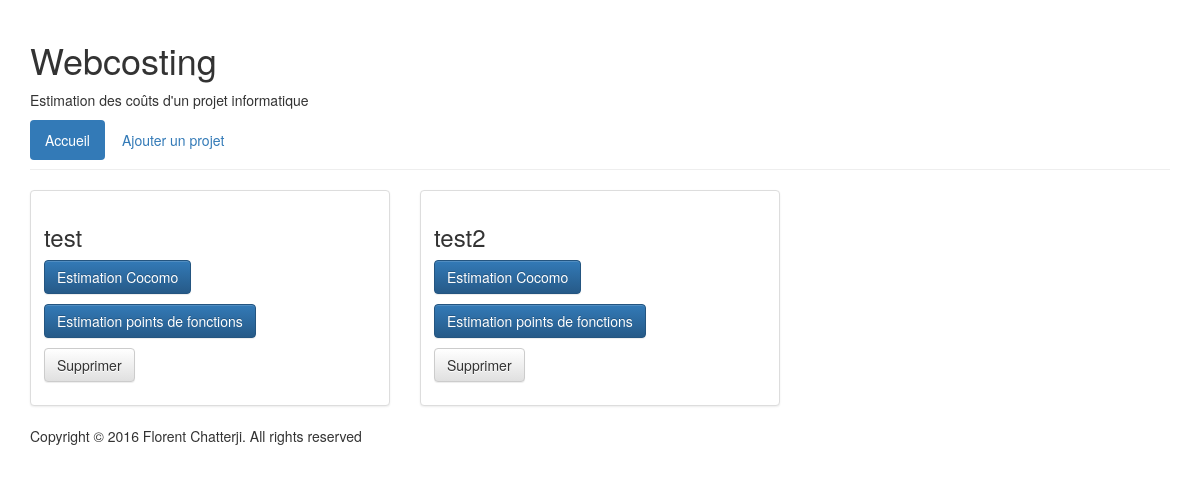
/webcosting/, run on an earlier commit of the app's database.
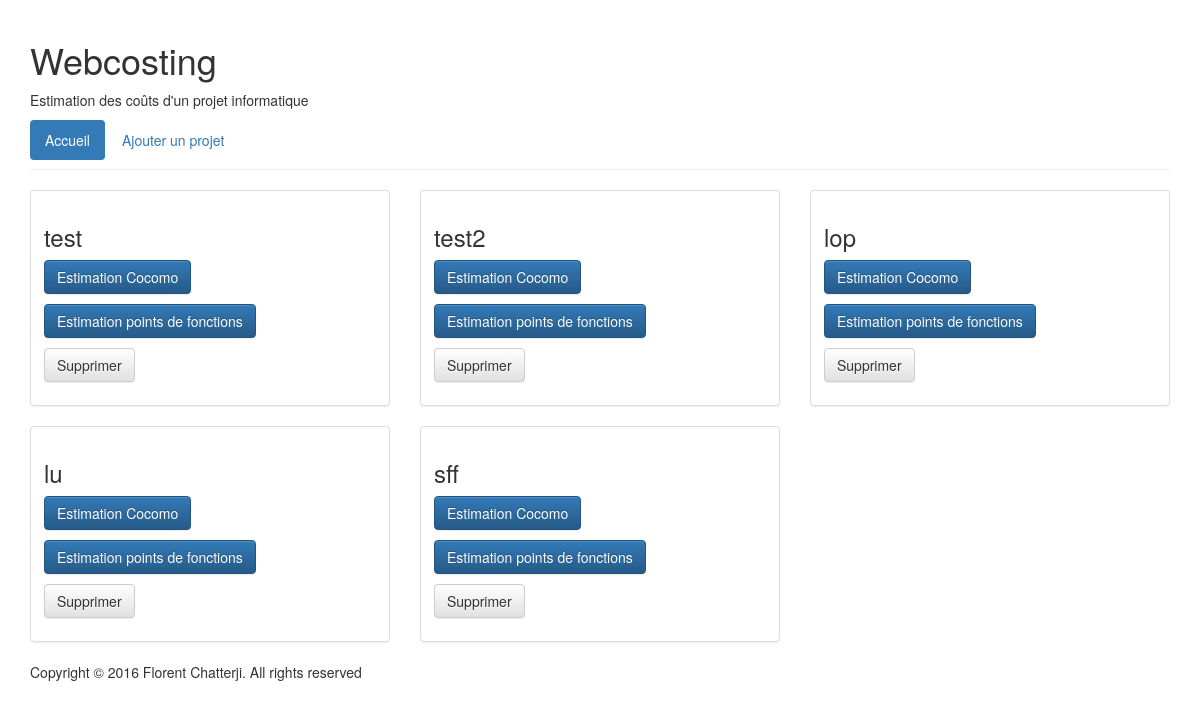
And on a later commit of the database.
### webcosting/models.py (models this page shows, shortened)
class Projet(models.Model):
    nom_projet = models.CharField(
        'nom du projet',
        max_length=100,
        default=None
        )
    date_dernier_enregistrement = models.DateTimeField(
        'date du dernier enregistrement',
        auto_now=True,
        null=True
        )
    ORGANIQUE = 'OR'
    SEMIDETACHE = 'SD'
    EMBARQUE = 'EM'
    TYPE_PROJET_CHOIX = (
        (ORGANIQUE, 'organique'),
        (SEMIDETACHE, 'semi-détaché'),
        (EMBARQUE, 'embarqué'),
    )
    type_projet = models.CharField(
        max_length=2,
        choices=TYPE_PROJET_CHOIX,
        default='organique'
        )
    taille_projet = models.ForeignKey(
        TailleProjet,
        on_delete=models.CASCADE,
        blank=True,
        null=True,
        )
    language_de_programmation = models.ForeignKey(
        LanguageDeProgrammation,
        on_delete=models.CASCADE,
        blank=True,
        null=True,
        )
    facteur_ajustement = models.IntegerField(
        default=1,
        blank=True,
        null=True,
        )
    FIAB_CHOIX = (
        (0.75, 'très bas: 0.75'),
        (0.88, 'bas: 0.88'),
        (1.00, 'moyen: 1.00'),
        (1.15, 'élevé: 1.15'),
        (1.40, 'très élevé: 1.40'),
        )
    fiab = models.FloatField(
        choices=FIAB_CHOIX,
        default=None,
        blank=True,
        null=True,
        )
    DONN_CHOIX = (
        (0.94, 'bas (0.94)'),
        (1.00, 'moyen (1.00)'),
        (1.08, 'élevé (1.08)'),
        (1.16, 'très élevé (1.16)'),
        )
    donn = models.FloatField(
        choices=DONN_CHOIX,
        default=None,
        blank=True,
        null=True,
        )
    CPLX_CHOIX = (
        (0.70, 'très bas: 0.70'),
        (0.85, 'bas: 0.85'),
        (1.00, 'moyen: 1.00'),
        (1.15, 'élevé: 1.15'),
        (1.30, 'très élevé: 1.30'),
        (1.65, 'très très élevé: 1.65'),
        )
    cplx = models.FloatField(
        choices=CPLX_CHOIX,
        default=None,
        blank=True,
        null=True,
        )
    def _point_de_fonction_brut(self):
        fonctions = Fonction.objects.filter(projet=self.id)
        point_de_fonction_brut = 0
        for fonction in fonctions:
            point_de_fonction_brut += fonction.point_de_fonction_brut
        return point_de_fonction_brut
    point_de_fonction_brut = property(_point_de_fonction_brut)
    def _point_de_fonction_net(self):
        return self.facteur_ajustement * self.point_de_fonction_brut
    point_de_fonction_net = property(_point_de_fonction_net)
    def _charge_de_travail_point_de_fonction(self):
        taille_projet = TailleProjet.objects.get(taille_projet=self.taille_projet)
        charge_de_travail = taille_projet.charge_de_travail
        return charge_de_travail * self.point_de_fonction_net
    charge_de_travail_point_de_fonction = property(_charge_de_travail_point_de_fonction)
    def _ligne_de_code(self):
        language_de_programmation = LanguageDeProgrammation.objects.get(language_de_programmation=self.language_de_programmation)
        ligne_de_code_par_points_de_fonctions = language_de_programmation.ligne_de_code_par_points_de_fonctions
        return ligne_de_code_par_points_de_fonctions * self.point_de_fonction_net / 1000.0
    ligne_de_code = property(_ligne_de_code)
    def _effort_simple(self):
        A = Coefficient.objects.get(
            type_coefficient='A',
            type_projet=self.type_projet,
            )
        B = Coefficient.objects.get(
            type_coefficient='B',
            type_projet=self.type_projet,
            )
        A = A.valeur_coefficient
        B = B.valeur_coefficient
        ligne_de_code = self.ligne_de_code
        effort_simple = A * (ligne_de_code ** B)
        effort_simple = round(effort_simple, 2)
        return effort_simple
    effort_simple = property(_effort_simple)
    def _charge_de_travail_cocomo(self):
        effort_simple = self.effort_simple
        moyenne_degres_integration = self.fiab / 1.0
        effort_intermediaire = moyenne_degres_integration * effort_simple
        effort_intermediaire = round(effort_intermediaire, 2)
        return effort_intermediaire
    charge_de_travail_cocomo = property(_charge_de_travail_cocomo)
    def _temps_de_developpement(self):
        C = Coefficient.objects.get(
            type_coefficient='C',
            type_projet=self.type_projet
            )
        D = Coefficient.objects.get(
            type_coefficient='D',
            type_projet=self.type_projet
            )
        C = C.valeur_coefficient
        D = D.valeur_coefficient
        effort_simple = self.effort_simple
        temps_de_developpement = C * (effort_simple ** D)
        temps_de_developpement = round(temps_de_developpement, 2)
        return temps_de_developpement
    temps_de_developpement = property(_temps_de_developpement)

### webcosting/views.py (the view)
class IndexView(generic.ListView):
    template_name = 'webcosting/index.html'
    context_object_name = 'all_projets'
    def get_queryset(self):
        return Projet.objects.all()

### webcosting/templates/webcosting/index.html (shortened to what this page needs)
{% extends "webcosting/base.html" %}
{% block navigation %}
<ul class="nav nav-pills">
  <li role="presentation" class="active"><a href="{% url 'webcosting:index' %}">Accueil</a></li>
  <li role="presentation"><a href="{% url 'webcosting:projet_add' %}" role="button">Ajouter un projet</a></li>
</ul>
{% endblock %}
{% block content %}
<div class="row">
  {% for projet in all_projets %}
  <div class="col-sm-6 col-md-4">
    <div class="thumbnail">
      <div class="caption">
        <h3>{{ projet.nom_projet }}</h3>
        <p><a href="{% url 'webcosting:cocomo_update' projet.id %}" class="btn btn-primary" role="button">Estimation Cocomo</a></p>
        <p><a href="{% url 'webcosting:fonction' projet.id %}" class="btn btn-primary" role="button">Estimation points de fonctions</a></p>
        <p>
          <form action="{% url 'webcosting:projet_delete' projet.id %}" method="post">
            <button type="submit" class="btn btn-default">Supprimer</button>
          </form>
        </p>
      </div>
    </div>
  </div>
  {% endfor %}
</div>
{% endblock %}

What changed in the data, as far as the page shows it:
added Projet: nom_projet "lop"
added Projet: nom_projet "lu"
added Projet: nom_projet "sff"
